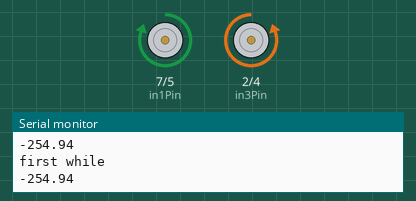
This sketch was run on a simulated Arduino Uno, built with avr-gcc and run on an emulated ATmega328P. On the bench: motor-driver pin pairs drawn as motors (green arrow = first pin HIGH = forward, orange = second pin HIGH = backward, longer = more drive, scaled by the enable pin), the last lines printed to the serial monitor.

Above: at 5.3 s.
At 17.3 s:
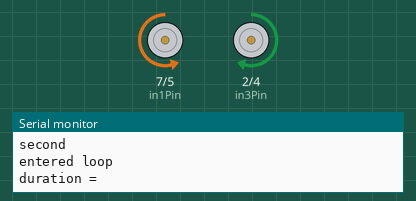
At 26.4 s:
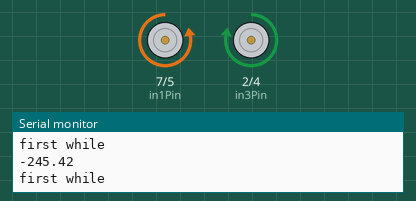
At 35.5 s:
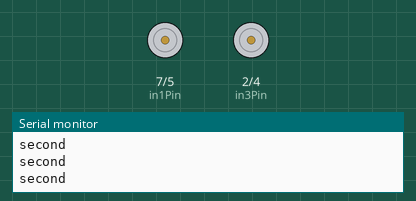
Timing chart, 0 to 40.0 s (numbered marks = the images above):
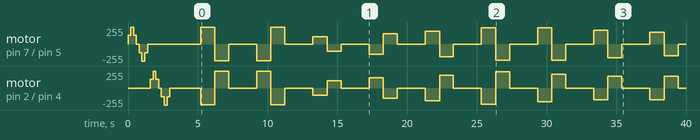

The sketch:

all_challenges.ino
```cpp
#include <MPU6050.h>
// ******************** Constants ********************************************

// for challenge 1
int mspeed;

// For challenge 3
 static int i;
 static int prev_err;
 int p;
 int d;
 int gas;
 int kp;
 int kd;
 int ki;
 int thresh; // set this to sensor value on black path

 //*****************************************************************************


// ***************** From robot example code  *******************************


// Motor control pins : L298N H bridge
const int enAPin = 6; // Left motor PWM speed control
const int in1Pin = 7; // Left motor Direction 1
const int in2Pin = 5; // Left motor Direction 2
// I switched pins 4 and 2 to make the motor directions correspond to the test function
const int in3Pin = 2; // Right motor Direction 1
const int in4Pin = 4; // Right motor Direction 2
const int enBPin = 3; // Right motor PWM speed control

enum Motor {LEFT, RIGHT};
#define NUM_ANGLES 7
unsigned char sensorAngle[NUM_ANGLES] = { 60, 70, 80, 90, 100, 110, 120 };
unsigned int distance[NUM_ANGLES];


// Set motor speed: 255 full ahead, -255 full reverse , 0 stop
void go( enum Motor m, int speed)
{
  digitalWrite(m == LEFT ? in1Pin : in3Pin , speed > 0 ? HIGH : LOW);
  digitalWrite(m == LEFT ? in2Pin : in4Pin , speed <= 0 ? HIGH : LOW);
  analogWrite(m == LEFT ? enAPin : enBPin, speed < 0 ? -speed : speed);
}

// Initial motor test :
// left motor forward then back
// right motor forward then back
void testMotors ()
{
  static int speed[8] = { 128, 255, 128, 0 ,
  -128, -255, -128, 0};
  go(RIGHT, 0);
  for (unsigned char i = 0 ; i < 8 ; i++)
    go(LEFT, speed[i ]), delay (200);
  for (unsigned char i = 0 ; i < 8 ; i++)
    go(RIGHT, speed[i ]), delay (200);
}

// ********************************************************************


// *********************** Challenge 1 ***********************************

// For imu
/*
MPU6050 mpu;
mpu.initialize();
int ax, ay, az
*/

// duration is in ms
// freq is in Hz
void driveSine(int freq, int duration) {
  Serial.print("f = ");
  Serial.println(freq);
  int start = millis();
  int t = millis() - start;
  mspeed = 0;
  while(t < duration) {
    Serial.print("t = ");
    Serial.println(t);
    mspeed = sin(2*PI*freq*t)*255*20;
    if (mspeed > 255) {
      mspeed = 255;
    }
    Serial.print("moter speed = ");
    Serial.println(mspeed);
    go(LEFT,-mspeed);
    go(RIGHT,mspeed);
    t = millis() - start;
  }
  go(LEFT,0);
  go(RIGHT,0);
  Serial.println("switch direction");
  start = millis();
  t = millis() - start;
  mspeed = 0;
  while(t < duration) {
    mspeed = sin(2*PI*freq*t)*255*20;
    if (mspeed > 255) {
      mspeed = 255;
    }
    go(LEFT,mspeed);
    go(RIGHT,-mspeed);
    t = millis() - start;
  }
  go(LEFT,0);
  go(RIGHT,0);
  Serial.println("end of driveSine");
}

void sine2(int freq, int duration) {
  int start = millis();
  int t = millis() - start;
  while (t < duration) {
    Serial.println("in while");
    mspeed = sin(2*PI*freq)*255;
    go(LEFT,mspeed);
    go(RIGHT,-mspeed);
    Serial.println(mspeed);
    t = millis() - start;
  }
}


void driveSinewave(double t, double freq)
{
 //double  T = 1/freq;
  //double duration = T*1000;
 double duration = 1000;
  Serial.println("duration = ");
  Serial.println(duration);
  int start = millis();
  int curr = millis() - start;
  Serial.print("t is");
  Serial.println(curr);
  Serial.println("in drivesine");
  double goSpeed;
  while(curr < duration) {
    goSpeed = sin(2*3.14*freq*t) * 255;
    go(RIGHT, goSpeed);
    go(LEFT, -goSpeed);
    Serial.println("first while");
    Serial.println(goSpeed);
    curr = millis() - start;
  }
int   start2 = millis();
curr = millis() - start2;
  while(curr < duration) {
    Serial.println("second");
    goSpeed = sin(2*3.14*freq*t) * 255;
    go(RIGHT,-goSpeed);
    go(LEFT,goSpeed);
    curr = millis() - start2;
  }
  go(RIGHT,0);
  go(LEFT,0);

}

//**************************************************************************


// ********************* Challenge 2 ************************************************

void Chall_2(int angle, int desired_angle, int kp) {

  //Determine error
  int change = angle-desired_angle;

  //Write gas to motor pin.
  gas = change*kp;

 //Make sure it's between -255 and 255.
 if (gas > 255)
    gas = 255;
 else if (gas < -255)
    gas = -255;


  //Turn left or right.
  if (gas > 0) {
      go(RIGHT, abs(gas));
      go(LEFT,0);
  }
  else {
      go(LEFT, abs(gas));
      go(RIGHT,0);
  }

}

//******************************************************************************


// ****************** Challenge 3*********
void Chall_3 (int kp,int kd, int ki, int level, int thresh) {

  p = level - thresh;

  d = p - prev_err;
  prev_err = p;

  i = i + p;

  if (p  = 0) {
     i = 0;
  }

 //100 as constant so that it will go straight when no error. (see left below)
  gas = 100 + (d*kd) + (p*kp) + (i*ki);

  if (gas > 255)
    gas = 255;

  //Because traveling counter-clockwise, we will only need to travel right
  go(LEFT, 100);
  go(RIGHT, gas);
}

// ***************************************************


void setup() {
  Serial.begin(9600);
  pinMode(enAPin, OUTPUT);
  pinMode(in1Pin, OUTPUT);
  pinMode(in2Pin, OUTPUT);
  pinMode(in3Pin, OUTPUT);
  pinMode(in4Pin, OUTPUT);
  pinMode(enBPin, OUTPUT);
  //servo.attach(servoPin);
  //servo.write(90);
  go(LEFT, 0);
  go(RIGHT, 0);
  testMotors();

  // for challenge 3
  gas = 0;
  i = 0;
  prev_err = 0;
  mspeed = 0;


}

int k = 0;
double freq[] = {0.5, 5, 10, 15, 20, 30, 50};
void loop() {
  delay(2000);
  Serial.println("entered loop");
  //driveSine(20,2000);
  //sine2(50,5000);

  // Challenge
  driveSinewave(1000,freq[k]);
  k++;
  //delay(2000);


}
```

Measured:
- by itself, motor on pin 2 (in3Pin) / pin 4 (in4Pin): stopped → forward 128/255 at 1.6 s, → forward 255/255 0.20 s later, → forward 128/255 0.20 s later, → stopped 0.20 s later, … (35 changes in this stretch)
- by itself, motor on pin 7 (in1Pin) / pin 5 (in2Pin): stopped → forward 128/255 at 0.00 s, → forward 255/255 0.20 s later, → forward 128/255 0.20 s later, → stopped 0.20 s later, … (35 changes in this stretch)
